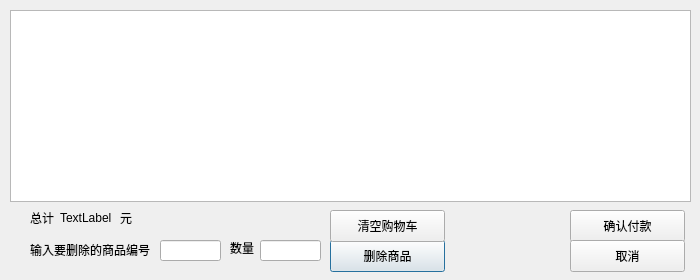
<?xml version="1.0" encoding="UTF-8"?>
<ui version="4.0">
 <class>trolley</class>
 <widget class="QDialog" name="trolley">
  <property name="geometry">
   <rect>
    <x>0</x>
    <y>0</y>
    <width>700</width>
    <height>280</height>
   </rect>
  </property>
  <property name="windowTitle">
   <string>Dialog</string>
  </property>
  <widget class="QTableView" name="tableView">
   <property name="geometry">
    <rect>
     <x>10</x>
     <y>10</y>
     <width>681</width>
     <height>192</height>
    </rect>
   </property>
  </widget>
  <widget class="QPushButton" name="delete_2">
   <property name="geometry">
    <rect>
     <x>330</x>
     <y>240</y>
     <width>115</width>
     <height>32</height>
    </rect>
   </property>
   <property name="text">
    <string>删除商品</string>
   </property>
  </widget>
  <widget class="QLabel" name="label">
   <property name="geometry">
    <rect>
     <x>30</x>
     <y>210</y>
     <width>59</width>
     <height>16</height>
    </rect>
   </property>
   <property name="text">
    <string>总计</string>
   </property>
  </widget>
  <widget class="QPushButton" name="reset">
   <property name="geometry">
    <rect>
     <x>330</x>
     <y>210</y>
     <width>115</width>
     <height>32</height>
    </rect>
   </property>
   <property name="text">
    <string>清空购物车</string>
   </property>
  </widget>
  <widget class="QPushButton" name="confirm">
   <property name="geometry">
    <rect>
     <x>570</x>
     <y>210</y>
     <width>115</width>
     <height>32</height>
    </rect>
   </property>
   <property name="text">
    <string>确认付款</string>
   </property>
  </widget>
  <widget class="QPushButton" name="cancel">
   <property name="geometry">
    <rect>
     <x>570</x>
     <y>240</y>
     <width>115</width>
     <height>32</height>
    </rect>
   </property>
   <property name="text">
    <string>取消</string>
   </property>
  </widget>
  <widget class="QLabel" name="zongji">
   <property name="geometry">
    <rect>
     <x>60</x>
     <y>210</y>
     <width>59</width>
     <height>16</height>
    </rect>
   </property>
   <property name="text">
    <string>TextLabel</string>
   </property>
  </widget>
  <widget class="QLabel" name="label_3">
   <property name="geometry">
    <rect>
     <x>120</x>
     <y>210</y>
     <width>59</width>
     <height>16</height>
    </rect>
   </property>
   <property name="text">
    <string>元</string>
   </property>
  </widget>
  <widget class="QLabel" name="label_2">
   <property name="geometry">
    <rect>
     <x>30</x>
     <y>240</y>
     <width>59</width>
     <height>16</height>
    </rect>
   </property>
   <property name="text">
    <string/>
   </property>
  </widget>
  <widget class="QLineEdit" name="bianhao">
   <property name="geometry">
    <rect>
     <x>160</x>
     <y>240</y>
     <width>61</width>
     <height>21</height>
    </rect>
   </property>
  </widget>
  <widget class="QLabel" name="label_4">
   <property name="geometry">
    <rect>
     <x>30</x>
     <y>240</y>
     <width>131</width>
     <height>20</height>
    </rect>
   </property>
   <property name="text">
    <string>输入要删除的商品编号</string>
   </property>
  </widget>
  <widget class="QLabel" name="label_5">
   <property name="geometry">
    <rect>
     <x>230</x>
     <y>240</y>
     <width>59</width>
     <height>16</height>
    </rect>
   </property>
   <property name="text">
    <string>数量</string>
   </property>
  </widget>
  <widget class="QLineEdit" name="shuliang">
   <property name="geometry">
    <rect>
     <x>260</x>
     <y>240</y>
     <width>61</width>
     <height>21</height>
    </rect>
   </property>
  </widget>
  <widget class="QLabel" name="label_6">
   <property name="geometry">
    <rect>
     <x>140</x>
     <y>210</y>
     <width>181</width>
     <height>16</height>
    </rect>
   </property>
   <property name="text">
    <string/>
   </property>
  </widget>
 </widget>
 <resources/>
 <connections/>
</ui>
